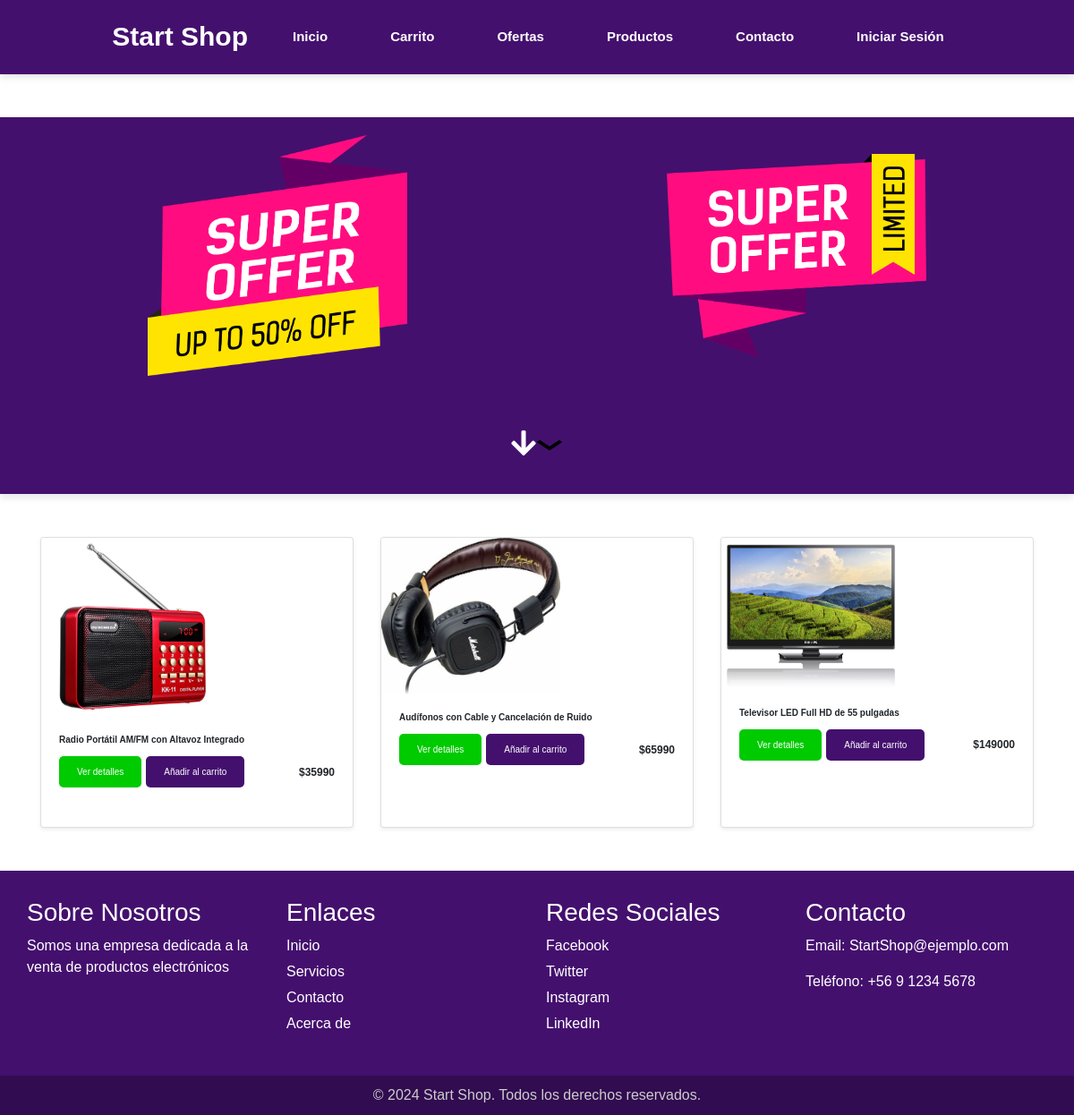
The app's page /tienda/ with its own data.
### tienda/models.py (models this page shows, shortened)
class Producto(models.Model):
    nombre = models.CharField(max_length=100)
    descripcion = models.TextField()
    precio = models.DecimalField(max_digits=10, decimal_places=2)
    stock = models.PositiveIntegerField()
    imagen = models.ImageField(upload_to='productos/', blank=True, null=True)

### tienda/views.py (the view)
# urls.py: path('', views.home, name='home'),
def home(request):
    productos = Producto.objects.all()
    return render(request, 'tienda/home.html', {'productos': productos})

### tienda/templates/tienda/home.html (shortened to what this page needs)
{% load static %}
<!DOCTYPE html>
<html lang="en">
<head>
    <link href="https://stackpath.bootstrapcdn.com/bootstrap/4.5.2/css/bootstrap.min.css" rel="stylesheet">
    <link rel="stylesheet" href="{% static 'css/style_home.css' %}">
    <link rel="stylesheet" href="{% static 'css/style_modal.css' %}">
    <link rel="stylesheet" type="text/css" href="{% static 'css/btn_extras.css' %}">
    <link rel="stylesheet" href="https://cdnjs.cloudflare.com/ajax/libs/font-awesome/5.15.3/css/all.min.css" />
</head>
<body>
    <nav class="nav">
        <h1><a class="nav-a" href="{% url 'home' %}">Start Shop</a></h1>
        <div>
            <ul>
                <li>
                    <a href="{% url 'home' %}">Inicio</a>
                </li>
                <li>
                    <a href="{% url 'ver_carrito' %}">Carrito</a>
                </li>
                <li>
                    <a href="{% url 'ofertas' %}">Ofertas</a>
                </li>
                <li>
                    <a href="{% url 'productos' %}">Productos</a>
                </li>
                <li>
                    <a href="{% url 'contacto' %}">Contacto</a>
                </li>
                {% if user.is_authenticated %}
                    {% if user.is_staff %}
                        <li>
                            <a href="{% url 'dashboard' %}">Administrar</a>
                        </li>
                    {% endif %}
                    <li>
                        <form action="{% url 'logout' %}" method="post">
                            {% csrf_token %}
                            <button type="submit" class="btn-cerrar">Cerrar Sesión</button>
                        </form>
                    </li>
                    <li>
                        <span>{{ user.username }}</span>
                    </li>
                {% else %}
                    <li>
                        <a href="{% url 'login' %}">Iniciar Sesión</a>
                    </li>
                {% endif %}
            </ul>
        </div>
    </nav>
    <br>
    <br>
    <div class="banner">
        <div class="banner-images">
            <img src="{% static 'img/banner2.png' %}" alt="">
            <img src="{% static 'img/banner.png' %}" alt="">
        </div>
        <a id="productos" class="button">
            <i class="fas fa-arrow-down"><img src="{% static 'img/flecha.png' %}" alt="" style="width: 30px; height: 20px;"></i>
        </a>
    </div>
    <section class="py-5">
        <div class="container">
            <div class="row">
                {% for producto in productos %}
                <div class="col-md-4">
                    <div class="card mb-4 shadow-sm">
                        {% if producto.imagen %}
                        <img class="card-img-top img-card" src="{{ producto.imagen.url }}" alt="{{ producto.nombre }}">
                        {% else %}
                        <img class="card-img-top img-card" src="{% static 'img/placeholder.jpg' %}" alt="Producto sin imagen">
                        {% endif %}
                        <div class="card-body">
                            <h5 class="card-title">{{ producto.nombre }}</h5>
                            <div class="d-flex justify-content-between align-items-center">
                                <div class="btn-group">
                                    <button type="button" class="boton-detalle" data-toggle="modal" data-target="#productModal"
                                        data-nombre="{{ producto.nombre }}"
                                        data-descripcion="{{ producto.descripcion }}"
                                        data-precio="{{ producto.precio }}"
                                        {% if producto.imagen %}
                                        data-imagen="{{ producto.imagen.url }}"
                                        {% else %}
                                        data-imagen="{% static 'img/placeholder.jpg' %}"
                                        {% endif %}
                                    >
                                        Ver detalles
                                    </button>
                                    <form action="{% url 'agregar_al_carrito' producto.id %}" method="post">
                                        <button type="submit" class="boton">Añadir al carrito</button>
                                    </form>
                                </div>
                                <small class="precio">${{ producto.precio|floatformat:"0" }}</small>
                            </div>
                        </div>
                    </div>
                </div>
                {% endfor %}
            </div>
        </div>
    </section>
    <footer>
        <div class="footer-container">
            <div class="footer-section">
                <h3>Sobre Nosotros</h3>
                <p>Somos una empresa dedicada a la venta de productos electrónicos</p>
            </div>
            <div class="footer-section">
                <h3>Enlaces</h3>
                <ul>
                    <li><a href="#">Inicio</a></li>
                    <li><a href="#">Servicios</a></li>
                    <li><a href="#">Contacto</a></li>
                    <li><a href="#">Acerca de</a></li>
                </ul>
            </div>
            <div class="footer-section">
                <h3>Redes Sociales</h3>
                <ul>
                    <li><a href="#">Facebook</a></li>
                    <li><a href="#">Twitter</a></li>
                    <li><a href="#">Instagram</a></li>
                    <li><a href="#">LinkedIn</a></li>
                </ul>
            </div>
            <div class="footer-section">
                <h3>Contacto</h3>
                <p>Email: StartShop@ejemplo.com</p>
                <p>Teléfono: +56 9 1234 5678</p>
            </div>
        </div>
        <div class="footer-bottom">
            <p>&copy; 2024 Start Shop. Todos los derechos reservados.</p>
        </div>
    </footer>
</body>
</html>
</body>
</html>

### tienda/static/css/style_home.css (style rules this page uses)
body { font-family: Arial, sans-serif; margin: 0; padding: 0; background-color: var(--bg-color); }
nav { display: flex; justify-content: center; align-items: center; text-align: center; padding: 10px 0; margin: 0; box-shadow: 0 0 10px rgba(51, 51, 51, 0.25); animation: neon 20s infinite linear; background-color: #44106e; }
nav ul { display: flex; list-style: none; justify-content: center; align-items: center; padding: 0; margin: 0; }
nav ul li { padding: 10px; margin: 0 5px; border-radius: 5px; cursor: pointer; transition: background-color 0.3s ease; color: #fff; }
nav ul li a { text-decoration: none; color: #fff; font-weight: bold; font-size: 15px; display: block; padding: 10px 20px; text-decoration: none; border-radius: 5px; transition: background-color 0.3s ease; }
.precio { font-size: 12px; font-weight: bold; }
.nav-a { text-decoration: none; color: #fff; font-weight: bold; font-size: 30px; padding: 15px 15px; }
.banner { background-color: #44106e; color: #fff; text-align: center; padding: 20px; box-shadow: 0 4px 8px rgba(0, 0, 0, 0.1); display: flex; justify-content: space-around; flex-direction: column; align-items: center; }
.banner-images { display: flex; justify-content: space-around; align-items: center; margin-bottom: 20px; }
.banner-images img { max-width: 25%; height: auto; }
.button { display: inline-block; background-color: transparent; color: #fff; padding: 12px; text-decoration: none; border-radius: 50%; transition: background-color 0.3s ease; margin-top: 20px; font-size: 2rem; border: none; cursor: pointer; }
.card { box-shadow: 0 4px 8px rgba(0, 0, 0, 0.1); transition: transform 0.2s; height: 100%; }
.card-body { width: 100%; font-size: 10px; }
.img-card { width: 200px; }
.card-body h5 { font-size: 10px; font-weight: bold; }
.footer-container { display: flex; justify-content: space-between; background-color: #44106e; color: #fff; padding: 20px; flex-wrap: wrap; }
.footer-section { flex: 1; margin: 10px; min-width: 200px; }
.footer-section h3 { margin-top: 0; color: #fff; }
.footer-section ul { list-style-type: none; padding: 0; }
.footer-section ul li { margin: 5px 0; }
.footer-section ul li a { color: #fff; text-decoration: none; }
.footer-bottom { text-align: center; background-color:#310c50; color: #ccc; padding: 10px; }
.footer-bottom p { margin: 0; }

### records on screen
Producto: imagen (picture), nombre "Radio Portátil AM/FM con Altavoz Integrado", precio "35990"
Producto: imagen (picture), nombre "Audífonos con Cable y Cancelación de Ruido", precio "65990"
Producto: imagen (picture), nombre "Televisor LED Full HD de 55 pulgadas", precio "149000"
